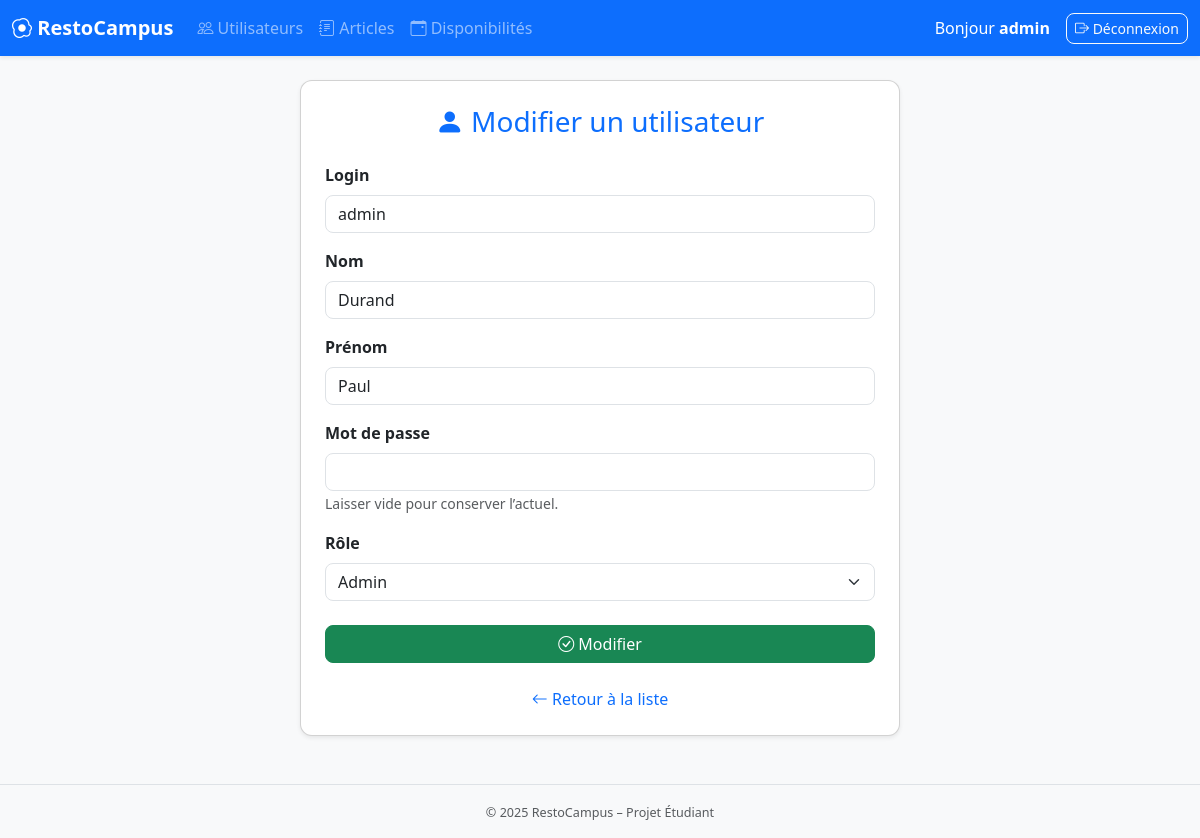
Screenshot of /restocampus/index.php?action=modifierUser&id=1 (signed in) with the database file from the repository.
### tables this page shows
CREATE TABLE `utilisateur` (
  `idUtilisateur` int(11) NOT NULL,
  `login` varchar(50) NOT NULL,
  `nom` varchar(100) NOT NULL,
  `prenom` varchar(100) NOT NULL,
  `motDePasse` varchar(255) NOT NULL,
  `role` enum('admin','etudiant') NOT NULL
);

### restocampus/controllers/UserController.php (called while the page is built, shortened)
<?php
require_once __DIR__ . "/../models/UserModel.php";
class UserController {
    private $model;
    public function __construct() {
        $this->model = new UserModel();
    }
    public function modifierUser() {
        $id = isset($_GET['id']) ? (int)$_GET['id'] : 0;
        $user = $this->model->getById($id);
        require "views/user/form.php";
    }
}

### restocampus/config/Db.php (called while the page is built)
<?php
class Db {
    private static $instance = null;
    private $pdo;
    private function __construct() {
        try {
            $this->pdo = new PDO(
                "mysql:host=localhost;dbname=restocampus;charset=utf8",
                "root",
                "root"
            );
            $this->pdo->setAttribute(PDO::ATTR_ERRMODE, PDO::ERRMODE_EXCEPTION);
        } catch (PDOException $e) {
            die("Erreur de connexion à la base : " . $e->getMessage());
        }
    }
    public static function getInstance() {
        if (!self::$instance) {
            self::$instance = new Db();
        }
        return self::$instance;
    }
    public function getConnection() {
        return $this->pdo;
    }
}

### restocampus/models/UserModel.php (called while the page is built, shortened)
<?php
require_once "config/Db.php";
class UserModel {
    private $pdo;
    public function __construct() {
        $this->pdo = Db::getInstance()->getConnection();
        $this->pdo->setAttribute(PDO::ATTR_ERRMODE, PDO::ERRMODE_EXCEPTION);
    }
    public function getById(int $id) {
        $stmt = $this->pdo->prepare("SELECT * FROM utilisateur WHERE idUtilisateur = :id");
        $stmt->execute(['id' => $id]);
        return $stmt->fetch(PDO::FETCH_ASSOC);
    }
}

### restocampus/views/user/form.php (the view, shortened to what this page needs)
<?php include('views/layout/header.php'); ?>
<div class="container mt-4">
  <div class="card shadow-sm mx-auto p-4" style="max-width: 600px;">
    <h3 class="text-center text-primary mb-4">
      <i class="bi bi-person-fill"></i>
      <?= isset($user) ? 'Modifier un utilisateur' : 'Ajouter un utilisateur' ?>
    </h3>
    <form method="post">
      <div class="mb-3">
        <label for="login" class="form-label fw-semibold">Login</label>
        <input type="text" id="login" name="login"
               value="<?= htmlspecialchars($user['login'] ?? '') ?>"
               class="form-control" required>
      </div>
      <div class="mb-3">
        <label for="nom" class="form-label fw-semibold">Nom</label>
        <input type="text" id="nom" name="nom"
               value="<?= htmlspecialchars($user['nom'] ?? '') ?>"
               class="form-control">
      </div>
      <div class="mb-3">
        <label for="prenom" class="form-label fw-semibold">Prénom</label>
        <input type="text" id="prenom" name="prenom"
               value="<?= htmlspecialchars($user['prenom'] ?? '') ?>"
               class="form-control">
      </div>
      <div class="mb-3">
        <label for="motDePasse" class="form-label fw-semibold">Mot de passe</label>
        <input type="password" id="motDePasse" name="motDePasse"
               class="form-control" <?= isset($user) ? '' : 'required' ?>>
        <?php if (isset($user)): ?>
          <small class="text-muted">Laisser vide pour conserver l’actuel.</small>
        <?php endif; ?>
      </div>
      <div class="mb-3">
        <label for="role" class="form-label fw-semibold">Rôle</label>
        <select id="role" name="role" class="form-select">
          <option value="admin" <?= (isset($user) && $user['role'] === 'admin') ? 'selected' : '' ?>>Admin</option>
        </select>
      </div>
      <div class="d-grid mt-4">
        <button type="submit" class="btn btn-success">
          <i class="bi bi-check-circle"></i> <?= isset($user) ? 'Modifier' : 'Ajouter' ?>
        </button>
      </div>
    <div class="text-center mt-4">
      <a href="index.php?action=listerUsers" class="text-decoration-none">
        <i class="bi bi-arrow-left"></i> Retour à la liste
      </a>
    </div>
    </form>
  </div>
</div>
<?php include('views/layout/footer.php'); ?>

### restocampus/assets/css/style.css (style rules this page uses)
body { font-family: 'Segoe UI', Tahoma, sans-serif; background-color: #f8f9fa; }
.card { border-radius: 12px; }
.btn { border-radius: 8px; }
select, input { border-radius: 8px !important; }

### rows the page displays
utilisateur: login "admin", nom "Durand", prenom "Paul", role "Admin"

### other values shown
$_SESSION['login'] "admin"
